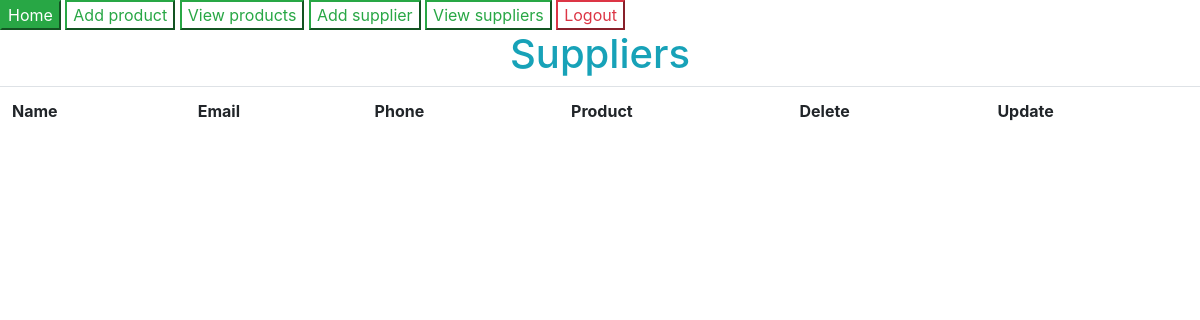
/suppliers/ (signed in), run on an earlier commit of the app's database.
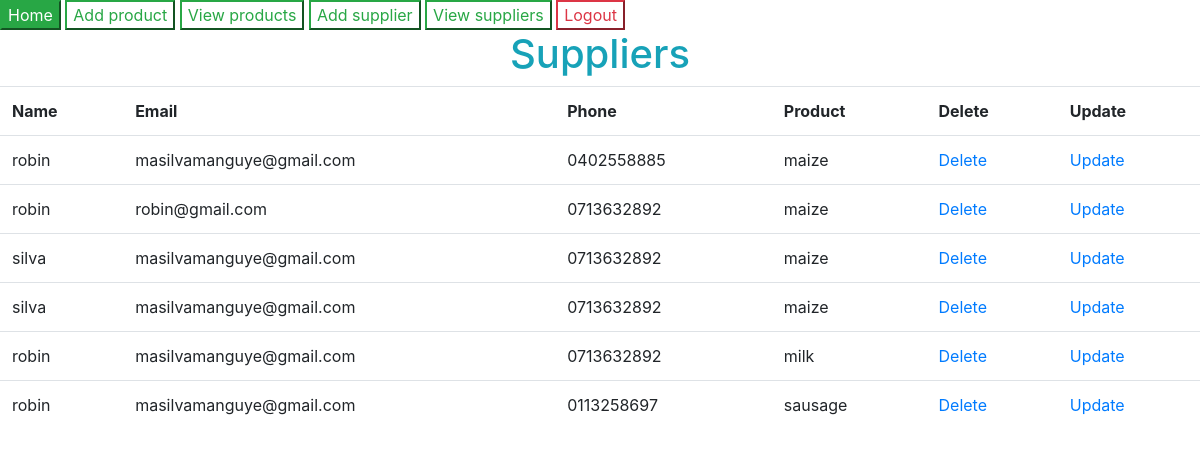
And on a later commit of the database.
### afternoonDjangoRegistration/models.py (models this page shows)
class Supplier(models.Model):
    sup_name= models.CharField(max_length=30,
                                 blank=False, null=False)
    suo_email = models.CharField(max_length=30,
                                  blank=False, null=False)
    sup_phone = models.CharField(max_length=30,
                                     blank=False, null=False)
    sup_product = models.CharField(max_length=30,
                                 blank=False, null=False)

### afternoonDjangoRegistration/views.py (the view)
# urls.py: path('suppliers/', general_views.view_supplier, name='suppliers'),
@login_required
def view_supplier(request):
    suppliers = Supplier.objects.all()
    context = {'suppliers':suppliers}
    return render(request, 'suppliers.html', context)

### templates/suppliers.html
{% extends 'basee.html' %}
{% block content %}
    <section class="products-section">
        <div class="products-section-container">
            <h1 CLASS="text-info text-center">Suppliers</h1>
            <table class="table">
                <tr>
                    <th>Name</th>
                    <th>Email</th>
                    <th>Phone</th>
                    <th>Product</th>
                    <th>Delete</th>
                    <th>Update</th>
                </tr>
                {% for supplier in suppliers %}
                    <tr>
                        <td>{{ supplier.sup_name }}</td>
                        <td>{{ supplier.suo_email}}</td>
                        <td>{{ supplier.sup_phone}}</td>
                        <td>{{ supplier.sup_product}}</td>
                        <td><a href="/delete-supplier/{{ supplier.id }}">Delete</a></td>
                        <td><a href="/update-supplier/{{ supplier.id }}">Update</a></td>
                    </tr>
                {% endfor %}
            </table>
        </div>
    </section>
{% endblock %}

What changed in the data, as far as the page shows it:
added Supplier: sup_name "robin", suo_email "masilvamanguye@gmail.com", sup_phone "0402558885", sup_product "maize"
added Supplier: sup_name "robin", suo_email "robin@gmail.com", sup_phone "0713632892", sup_product "maize"
added Supplier: sup_name "silva", suo_email "masilvamanguye@gmail.com", sup_phone "0713632892", sup_product "maize"
added Supplier: sup_name "silva", suo_email "masilvamanguye@gmail.com", sup_phone "0713632892", sup_product "maize"
added Supplier: sup_name "robin", suo_email "masilvamanguye@gmail.com", sup_phone "0713632892", sup_product "milk"
added Supplier: sup_name "robin", suo_email "masilvamanguye@gmail.com", sup_phone "0113258697", sup_product "sausage"
